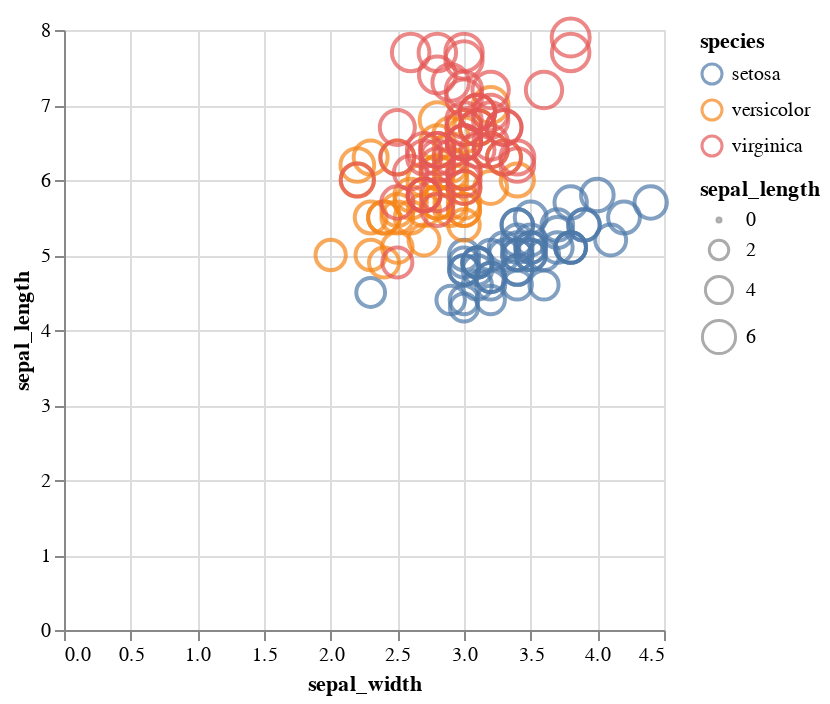

Write notebook code for a chart like this one.
### Code cell
import altair as alt
alt.Chart(data=data).mark_point().encode(
    x="sepal_width",
    y="sepal_length",
    color="species",
    size='sepal_length'
)

### Figure 1 — Vega-Lite specification as saved in the notebook (floating-point values rounded to 4 significant figures; data arrays with more than 128 entries replaced by an {"elided": "..."} marker saying what was removed)
{"config": {"view": {"continuousWidth": 300, "continuousHeight": 300}}, "data": {"name": "data-98ae83e5d702045aa997eca40b770a99"}, "mark": {"type": "point"}, "encoding": {"color": {"field": "species", "type": "nominal"}, "size": {"field": "sepal_length", "type": "quantitative"}, "x": {"field": "sepal_width", "type": "quantitative"}, "y": {"field": "sepal_length", "type": "quantitative"}}, "$schema": "https://vega.github.io/schema/vega-lite/v5.16.3.json", "datasets": {"data-98ae83e5d702045aa997eca40b770a99": {"elided": "150 records"}}}
